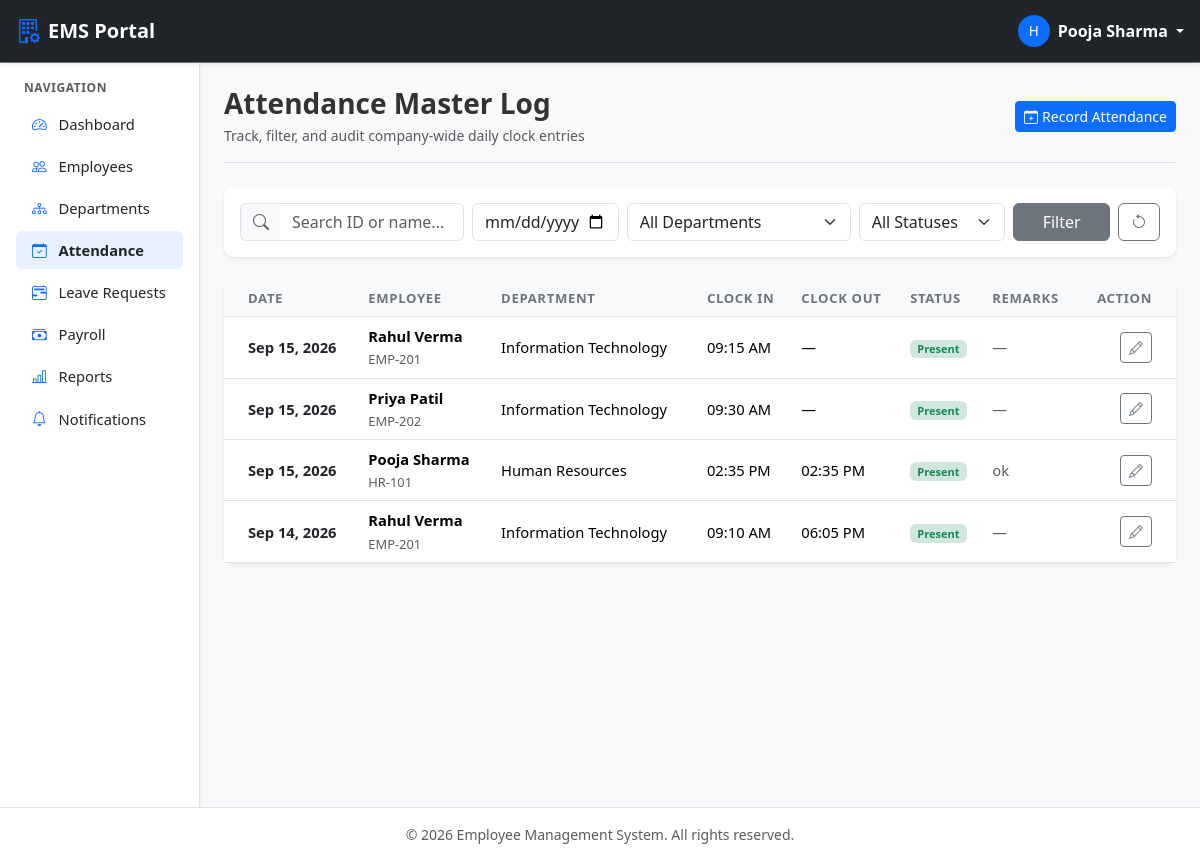
Screenshot of /attendance/ (signed in) with the database file from the repository.
### attendance/models.py (models this page shows, shortened)
class Attendance(models.Model):
    STATUS_CHOICES = (
        ('PRESENT', 'Present'),
        ('ABSENT', 'Absent'),
        ('HALF_DAY', 'Half Day'),
        ('LEAVE', 'On Leave'),
    )
    employee = models.ForeignKey(
        Employee,
        on_delete=models.CASCADE,
        related_name='attendances'
    )
    date = models.DateField(default=timezone.now)
    check_in = models.TimeField(blank=True, null=True)
    check_out = models.TimeField(blank=True, null=True)
    status = models.CharField(max_length=10, choices=STATUS_CHOICES, default='PRESENT')
    remarks = models.CharField(max_length=255, blank=True, null=True)
    created_at = models.DateTimeField(auto_now_add=True)
    updated_at = models.DateTimeField(auto_now=True)
    class Meta:
        ordering = ['-date', 'employee']
        constraints = [
            models.UniqueConstraint(
                fields=['employee', 'date'],
                name='unique_attendance_per_day'
            )
        ]

### employees/models.py (models this page shows, shortened)
class Employee(models.Model):
    ROLE_CHOICES = (
        ('ADMIN', 'Admin'),
        ('HR', 'HR / Manager'),
        ('EMPLOYEE', 'Employee'),
    )
    GENDER_CHOICES = (
        ('MALE', 'Male'),
        ('FEMALE', 'Female'),
        ('OTHER', 'Other'),
    )
    STATUS_CHOICES = (
        ('ACTIVE', 'Active'),
        ('INACTIVE', 'Inactive'),
    )
    user = models.OneToOneField(
        User,
        on_delete=models.CASCADE,
        related_name='employee'
    )
    employee_id = models.CharField(max_length=20, unique=True)
    phone = models.CharField(max_length=15, blank=True, null=True)
    address = models.TextField(blank=True, null=True)
    date_of_birth = models.DateField(blank=True, null=True)
    gender = models.CharField(max_length=10, choices=GENDER_CHOICES, default='MALE')
    profile_picture = models.ImageField(
        upload_to='profile_pictures/',
        blank=True,
        null=True
    )
    department = models.ForeignKey(
        Department,
        on_delete=models.SET_NULL,
        null=True,
        blank=True,
        related_name='employees'
    )
    designation = models.ForeignKey(
        Designation,
        on_delete=models.SET_NULL,
        null=True,
        blank=True,
        related_name='employees'
    )
    joining_date = models.DateField(blank=True, null=True)
    basic_salary = models.DecimalField(max_digits=10, decimal_places=2, default=0.00)
    role = models.CharField(max_length=10, choices=ROLE_CHOICES, default='EMPLOYEE')
    status = models.CharField(max_length=10, choices=STATUS_CHOICES, default='ACTIVE')
    created_at = models.DateTimeField(auto_now_add=True)
    updated_at = models.DateTimeField(auto_now=True)
    class Meta:
        ordering = ['employee_id']
    @property
    def full_name(self):
        return self.user.get_full_name() or self.user.username

### departments/models.py (models this page shows, shortened)
class Department(models.Model):
    name = models.CharField(max_length=100, unique=True)
    description = models.TextField(blank=True, null=True)
    created_at = models.DateTimeField(auto_now_add=True)
    updated_at = models.DateTimeField(auto_now=True)
    class Meta:
        ordering = ['name']
        verbose_name = 'Department'
        verbose_name_plural = 'Departments'

### attendance/views.py (the view)
# urls.py: path('', views.attendance_list_view, name='attendance_list'),
@hr_required
def attendance_list_view(request):
    queryset = Attendance.objects.select_related('employee__user', 'employee__department').order_by('-date', 'employee__employee_id')
    query = request.GET.get('q', '').strip()
    if query:
        queryset = queryset.filter(
            Q(employee__employee_id__icontains=query) |
            Q(employee__user__first_name__icontains=query) |
            Q(employee__user__last_name__icontains=query)
        )
    filter_date = request.GET.get('date', '')
    if filter_date:
        queryset = queryset.filter(date=filter_date)
    filter_status = request.GET.get('status', '')
    if filter_status:
        queryset = queryset.filter(status=filter_status)
    filter_dept = request.GET.get('department', '')
    if filter_dept:
        queryset = queryset.filter(employee__department_id=filter_dept)
    paginator = Paginator(queryset, 15)
    page_number = request.GET.get('page')
    page_obj = paginator.get_page(page_number)
    departments = Department.objects.all()
    context = {
        'page_obj': page_obj,
        'departments': departments,
        'query': query,
        'filter_date': filter_date,
        'filter_status': filter_status,
        'filter_dept': filter_dept,
    }
    return render(request, 'attendance/attendance_list.html', context)

### attendance/templates/attendance/attendance_list.html (shortened to what this page needs)
{% extends "base.html" %}
{% block content %}
<div class="container-fluid p-0">
    <div class="d-flex flex-column flex-md-row justify-content-between align-items-md-center pb-3 mb-4 border-bottom gap-2">
        <div>
            <h3 class="fw-bold mb-1">Attendance Master Log</h3>
            <p class="text-muted small mb-0">Track, filter, and audit company-wide daily clock entries</p>
        </div>
        <a href="{% url 'attendance_add' %}" class="btn btn-primary btn-sm">
            <i class="bi bi-calendar-plus me-1"></i>Record Attendance
        </a>
    </div>
    <div class="card shadow-sm border-0 mb-4">
        <div class="card-body p-3">
            <form method="get" class="row g-2 align-items-center">
                <div class="col-md-3">
                    <div class="input-group">
                        <span class="input-group-text bg-light border-end-0"><i class="bi bi-search text-muted"></i></span>
                        <input type="text" name="q" class="form-control border-start-0" placeholder="Search ID or name..." value="{{ query }}">
                    </div>
                </div>
                <div class="col-sm-6 col-md-2">
                    <input type="date" name="date" class="form-control" value="{{ filter_date }}">
                </div>
                <div class="col-sm-6 col-md-3">
                    <select name="department" class="form-select">
                        <option value="">All Departments</option>
                    </select>
                </div>
                <div class="col-sm-6 col-md-2">
                    <select name="status" class="form-select">
                        <option value="">All Statuses</option>
                    </select>
                </div>
                <div class="col-sm-6 col-md-2 d-flex gap-2">
                    <button type="submit" class="btn btn-secondary w-100">Filter</button>
                    <a href="{% url 'attendance_list' %}" class="btn btn-outline-secondary" title="Reset Filters"><i class="bi bi-arrow-counterclockwise"></i></a>
                </div>
            </form>
        </div>
    </div>
    <div class="card shadow-sm border-0">
        <div class="card-body p-0">
            <div class="table-responsive">
                <table class="table table-hover align-middle mb-0">
                    <thead>
                        <tr>
                            <th class="ps-4">Date</th>
                            <th>Employee</th>
                            <th>Department</th>
                            <th>Clock In</th>
                            <th>Clock Out</th>
                            <th>Status</th>
                            <th>Remarks</th>
                            <th class="text-end pe-4">Action</th>
                        </tr>
                    </thead>
                    <tbody>
                        {% for record in page_obj %}
                        <tr>
                            <td class="ps-4 fw-bold text-dark">{{ record.date|date:"M d, Y" }}</td>
                            <td>
                                <div class="fw-bold">{{ record.employee.full_name }}</div>
                                <span class="text-muted small">{{ record.employee.employee_id }}</span>
                            </td>
                            <td>{{ record.employee.department.name|default:"—" }}</td>
                            <td>{{ record.check_in|time:"h:i A"|default:"—" }}</td>
                            <td>{{ record.check_out|time:"h:i A"|default:"—" }}</td>
                            <td>
                                {% if record.status == 'PRESENT' %}
                                    <span class="badge bg-success-subtle text-success">Present</span>
                                {% elif record.status == 'ABSENT' %}
                                    <span class="badge bg-danger-subtle text-danger">Absent</span>
                                {% elif record.status == 'HALF_DAY' %}
                                    <span class="badge bg-warning-subtle text-dark">Half Day</span>
                                {% else %}
                                    <span class="badge bg-info-subtle text-info">On Leave</span>
                                {% endif %}
                            </td>
                            <td class="text-muted small">{{ record.remarks|default:"—" }}</td>
                            <td class="text-end pe-4">
                                <a href="{% url 'attendance_edit' record.pk %}" class="btn btn-outline-secondary btn-sm" title="Edit Entry">
                                    <i class="bi bi-pencil"></i>
                                </a>
                            </td>
                        </tr>
                        {% endfor %}
                    </tbody>
                </table>
            </div>
        </div>
    </div>
</div>
{% endblock %}

### templates/navbar.html (shortened to what this page needs)
<nav class="navbar navbar-expand-lg navbar-dark bg-dark sticky-top border-bottom border-secondary shadow-sm">
    <div class="container-fluid px-3">
        <a class="navbar-brand fw-bold d-flex align-items-center" href="#">
            <i class="bi bi-building-gear text-primary me-2 fs-4"></i>
            <span>EMS Portal</span>
        </a>
        {% if user.is_authenticated %}
        <div class="ms-auto d-flex align-items-center">
            <div class="dropdown">
                <a href="#" class="d-flex align-items-center text-white text-decoration-none dropdown-toggle" id="userDropdown" data-bs-toggle="dropdown" aria-expanded="false">
                    <span class="avatar-badge bg-primary text-white rounded-circle me-2 d-inline-flex justify-content-center align-items-center" style="width: 32px; height: 32px; font-size: 0.85rem;">
                        {{ user.username|first|upper }}
                    </span>
                    <span class="d-none d-sm-inline fw-semibold me-1">{{ user.get_full_name|default:user.username }}</span>
                </a>
            </div>
        </div>
        {% else %}
        <div class="ms-auto">
            <a href="{% url 'login' %}" class="btn btn-outline-light btn-sm px-3">Login</a>
        </div>
        {% endif %}
    </div>
</nav>

### static/css/style.css (style rules this page uses)
:root { --ems-primary: #0d6efd; --ems-dark: #212529; --ems-sidebar-bg: #ffffff; --ems-sidebar-width: 250px; --ems-card-radius: 10px; }
body { font-family: system-ui, -apple-system, "Segoe UI", Roboto, "Helvetica Neue", Arial, sans-serif; color: #333333; background-color: #f8f9fa; }
.card { border-radius: var(--ems-card-radius); border: 1px solid #edf2f9; transition: transform 0.15s ease-in-out, box-shadow 0.15s ease-in-out; }
.table thead th { font-size: 0.82rem; text-transform: uppercase; letter-spacing: 0.05em; color: #6c757d; background-color: #f8f9fa; border-bottom: 1px solid #dee2e6; }
.table tbody td { vertical-align: middle; font-size: 0.92rem; }

### rows the page displays
Attendance: date "Sep 15, 2026", employee.full_name "Rahul Verma", employee.employee_id "EMP-201", employee.department.name "Information Technology", check_in "09:15 AM", check_out "—", status "Present", remarks "—"
Attendance: date "Sep 15, 2026", employee.full_name "Priya Patil", employee.employee_id "EMP-202", employee.department.name "Information Technology", check_in "09:30 AM", check_out "—", status "Present", remarks "—"
Attendance: date "Sep 15, 2026", employee.full_name "Pooja Sharma", employee.employee_id "HR-101", employee.department.name "Human Resources", check_in "02:35 PM", check_out "02:35 PM", status "Present", remarks "ok"
Attendance: date "Sep 14, 2026", employee.full_name "Rahul Verma", employee.employee_id "EMP-201", employee.department.name "Information Technology", check_in "09:10 AM", check_out "06:05 PM", status "Present", remarks "—"

### other values shown
{{ user.username|first|upper }} "H"
{{ user.get_full_name|default:user.username }} "Pooja Sharma"
